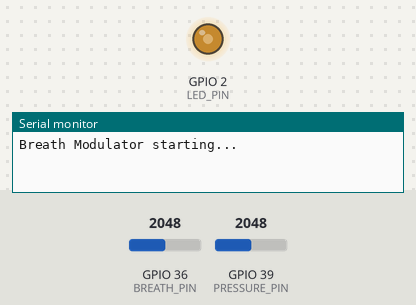
This sketch was run on a simulated ESP32. Shown: output pins drawn as LEDs (lit = HIGH), the last lines printed to the serial monitor. Inputs (shaded band) come from the test bench; at power-on: GPIO 36 (BREATH_PIN) = 2048, GPIO 39 (PRESSURE_PIN) = 2048 (analog values on the 0–4095 scale). Nothing arrives over Bluetooth unless stated; a phone connects over Bluetooth LE 3 s after start.

Above: at 1.2 s.
1.3 s: GPIO 36 (BREATH_PIN) set to 0
At 2.5 s:
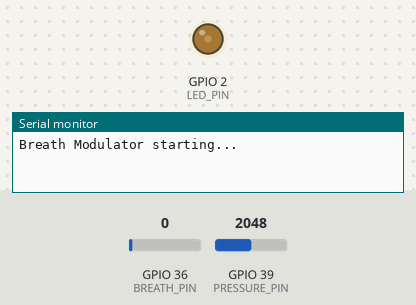
2.8 s: GPIO 39 (PRESSURE_PIN) set to 0
At 3.7 s:
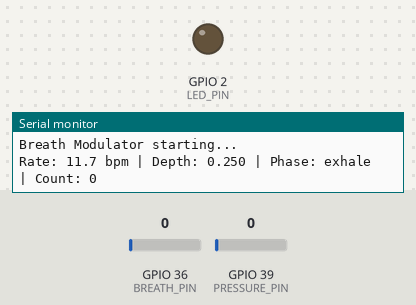
4.3 s: GPIO 36 (BREATH_PIN) set to 491
At 4.9 s:
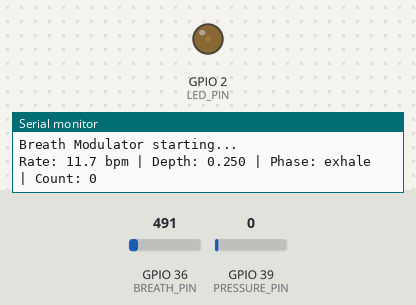
6.6 s: GPIO 39 (PRESSURE_PIN) set to 4095
At 7.8 s:
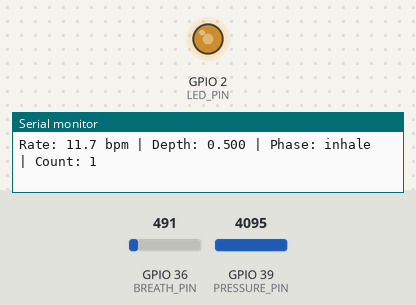
8.1 s: GPIO 36 (BREATH_PIN) set to 2866
At 9.2 s:
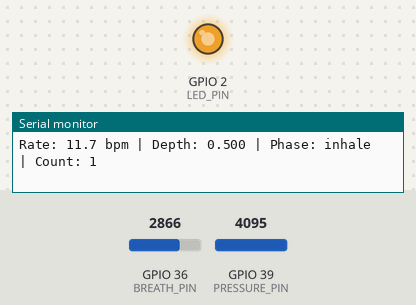
9.6 s: GPIO 39 (PRESSURE_PIN) set to 1228
At 10.5 s:
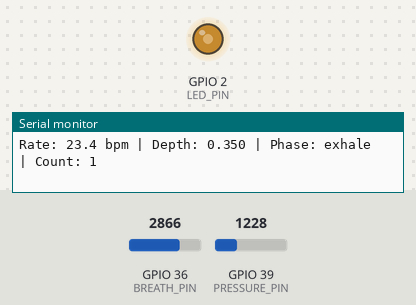
Timing chart, 0 to 12.1 s (numbered marks = the images above; inputs shaded):
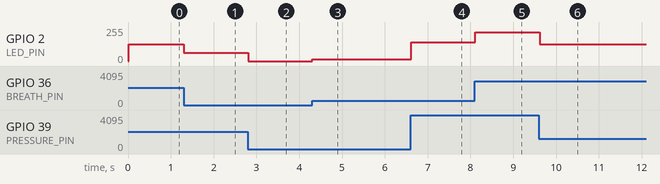

The sketch:

firmware.ino
```cpp
/*
 * Bio Breath Modulator - ESP32 Firmware
 * Reads breath sensor (thermistor/pressure) to modulate RF signals
 * Encodes breathing patterns as data via BLE
 */

#include <BLEDevice.h>
#include <BLEServer.h>
#include <BLE2902.h>
#include <math.h>

#define BREATH_PIN 36
#define PRESSURE_PIN 39
#define LED_PIN 2
#define SAMPLE_RATE 50
#define BUFFER_SIZE 128
#define SERVICE_UUID "dd223344-5566-7788-99aa-bbccddeeff00"
#define CHAR_UUID    "dd223344-5566-7788-99aa-bbccddeeff01"

BLECharacteristic* pChar = NULL;
bool bleConn = false;

float breathBuffer[BUFFER_SIZE];
int bufIdx = 0;
float breathRate = 0;
float breathDepth = 0;
float breathPhase = 0;
bool inhaling = true;
unsigned long lastInhaleStart = 0;
unsigned long lastExhaleStart = 0;
float modulatedSignal = 0;
int breathCount = 0;

class BLECB : public BLEServerCallbacks {
  void onConnect(BLEServer* s) { bleConn = true; }
  void onDisconnect(BLEServer* s) { bleConn = false; }
};

float readBreathSensor() {
  int raw = analogRead(BREATH_PIN);
  int pressure = analogRead(PRESSURE_PIN);
  return (raw + pressure) / 2.0 / 4095.0;
}

void analyzeBreath() {
  float minVal = 1.0, maxVal = 0.0;
  float sum = 0;
  for (int i = 0; i < BUFFER_SIZE; i++) {
    if (breathBuffer[i] < minVal) minVal = breathBuffer[i];
    if (breathBuffer[i] > maxVal) maxVal = breathBuffer[i];
    sum += breathBuffer[i];
  }
  breathDepth = maxVal - minVal;
  float mean = sum / BUFFER_SIZE;

  int zeroCrossings = 0;
  for (int i = 1; i < BUFFER_SIZE; i++) {
    if ((breathBuffer[i] - mean) * (breathBuffer[i - 1] - mean) < 0) {
      zeroCrossings++;
    }
  }
  breathRate = (zeroCrossings / 2.0) * (SAMPLE_RATE * 60.0 / BUFFER_SIZE);
}

void detectPhase(float current) {
  static float prev = 0.5;
  if (current > prev + 0.002 && !inhaling) {
    inhaling = true;
    lastInhaleStart = millis();
    breathCount++;
  } else if (current < prev - 0.002 && inhaling) {
    inhaling = false;
    lastExhaleStart = millis();
  }
  breathPhase = inhaling ? 0.0 : 1.0;
  prev = current;
}

float modulateBreath(float breath) {
  float carrierFreq = 1.0 + breath * 10.0;
  float t = millis() / 1000.0;
  return sin(2.0 * M_PI * carrierFreq * t) * breathDepth;
}

uint8_t encodeBreathByte() {
  uint8_t encoded = 0;
  encoded |= (inhaling ? 0x80 : 0x00);
  encoded |= ((int)(breathRate) & 0x3F);
  encoded |= ((int)(breathDepth * 4) & 0x01) << 6;
  return encoded;
}

void setup() {
  Serial.begin(115200);
  Serial.println("Breath Modulator starting...");
  pinMode(BREATH_PIN, INPUT);
  pinMode(PRESSURE_PIN, INPUT);
  pinMode(LED_PIN, OUTPUT);
  analogReadResolution(12);

  BLEDevice::init("BreathMod");
  BLEServer* srv = BLEDevice::createServer();
  srv->setCallbacks(new BLECB());
  BLEService* svc = srv->createService(SERVICE_UUID);
  pChar = svc->createCharacteristic(CHAR_UUID,
    BLECharacteristic::PROPERTY_READ | BLECharacteristic::PROPERTY_NOTIFY);
  pChar->addDescriptor(new BLE2902());
  svc->start();
  BLEDevice::getAdvertising()->start();
}

void loop() {
  static unsigned long lastSample = 0;
  unsigned long now = millis();

  if (now - lastSample >= (1000 / SAMPLE_RATE)) {
    lastSample = now;
    float breath = readBreathSensor();
    breathBuffer[bufIdx] = breath;
    bufIdx = (bufIdx + 1) % BUFFER_SIZE;
    detectPhase(breath);
    modulatedSignal = modulateBreath(breath);

    int brightness = (int)(breath * 255);
    analogWrite(LED_PIN, brightness);

    if (bufIdx == 0) {
      analyzeBreath();
      uint8_t encoded = encodeBreathByte();

      Serial.printf("Rate: %.1f bpm | Depth: %.3f | Phase: %s | Count: %d\n",
        breathRate, breathDepth, inhaling ? "inhale" : "exhale", breathCount);

      if (bleConn) {
        char buf[96];
        snprintf(buf, sizeof(buf),
          "{\"rate\":%.1f,\"depth\":%.3f,\"phase\":\"%s\",\"mod\":%.3f}",
          breathRate, breathDepth, inhaling ? "in" : "out", modulatedSignal);
        pChar->setValue(buf);
        pChar->notify();
      }
    }
  }
}
```

Measured:
- after the input at 1.3 s, GPIO 2 (LED_PIN): 127/255 → 63/255 at once
- after the input at 2.8 s, GPIO 2 (LED_PIN): 63/255 → 0/255 at once
- after the input at 4.3 s, GPIO 2 (LED_PIN): 0/255 → 15/255 at once
- after the input at 6.6 s, GPIO 2 (LED_PIN): 15/255 → 142/255 at once
- after the input at 8.1 s, GPIO 2 (LED_PIN): 142/255 → 216/255 at once
- after the input at 9.6 s, GPIO 2 (LED_PIN): 216/255 → 127/255 at once
